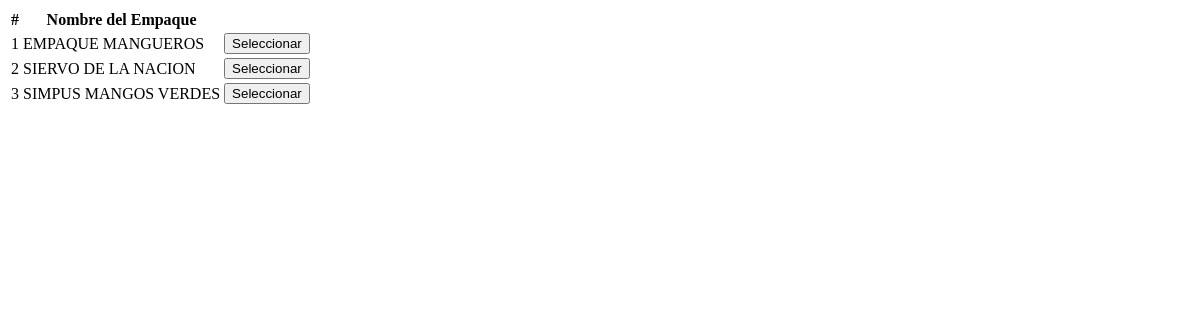
The app's page /distribuidor/mod/buscar_empaques.php, older data.
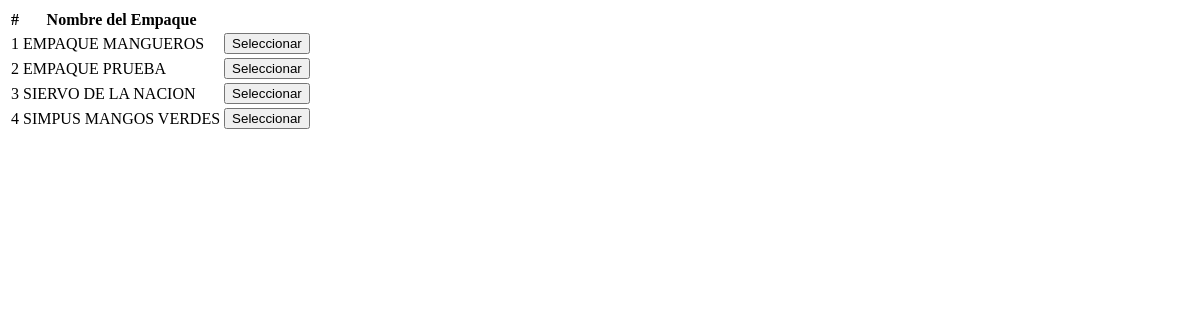
The same page, newer data.
### tables this page shows
CREATE TABLE IF NOT EXISTS `empresa_empaques` (
  `id_empaque` int(11) NOT NULL AUTO_INCREMENT,
  `nombre_empaque` varchar(200) NOT NULL,
  `rfc_empaque` varchar(15) NOT NULL,
  `pais_empaque` varchar(100) NOT NULL,
  `estado_empaque` varchar(100) NOT NULL,
  `ciudad_empaque` varchar(100) NOT NULL,
  `direccion_empaque` text NOT NULL,
  `cp_empaque` varchar(10) NOT NULL,
  `email_empaque` varchar(100) NOT NULL,
  `telefono1_empaque` varchar(20) NOT NULL,
  `telefono2_empaque` varchar(20) NOT NULL,
  `id_usuario_que_registro` int(11) NOT NULL,
  `fecha_registro_emp` date NOT NULL,
  `fecha_modificacion_emp` date NOT NULL,
  `estado_e` int(1) NOT NULL DEFAULT '1',
  PRIMARY KEY (`id_empaque`)
);

### distribuidor/mod/buscar_empaques.php (the view, shortened to what this page needs)
<!DOCTYPE html>
<html>
	<head>
	</head>
	<body>
		<table class="table">
			<thead>
				<th class="centro">#</th>
				<th>Nombre del Empaque</th>
				<th class="derecha"></th>
			</thead>
			<tbody>
				<?php
					$empaque = $_POST['empaque'];
					$cont = 1;
				    $consulta = "SELECT * FROM empresa_empaques WHERE estado_e = 1 AND nombre_empaque LIKE '%$empaque%' ORDER BY nombre_empaque ASC";
					$resultado = mysql_query($consulta);
					while($row = mysql_fetch_array($resultado)){ ?>
						<tr>
							<td class="centro"><?php echo $cont; ?></td>
			          		<td><?php echo $row['nombre_empaque']; ?></td>
				        	<td class="derecha">
				        		<button class="btn btn-success" onClick="seleccionarEmapque(<?php echo $row['id_empaque']; ?>, '<?php echo $row['nombre_empaque']; ?>');"><i class="glyphicon glyphicon-ok"></i> Seleccionar</button>
				        	</td>
				        	<?php $cont++; ?>
			    	    </tr>
					<?php }
				?>
			</tbody>
		</table>
	</body>
</html>

Row changes from the older to the newer data that the page shows:
added empresa_empaques: nombre_empaque "EMPAQUE PRUEBA"
